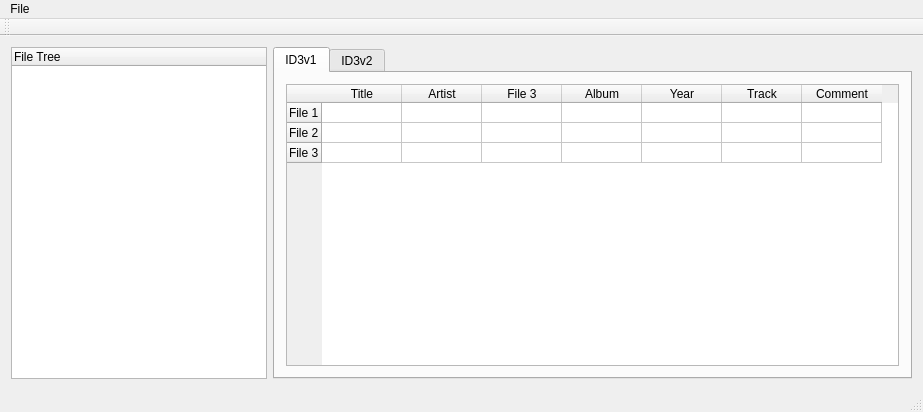
<?xml version="1.0" encoding="UTF-8"?>
<ui version="4.0">
 <class>tagreader</class>
 <widget class="QMainWindow" name="tagreader">
  <property name="geometry">
   <rect>
    <x>0</x>
    <y>0</y>
    <width>923</width>
    <height>412</height>
   </rect>
  </property>
  <property name="windowTitle">
   <string>tagreader</string>
  </property>
  <widget class="QWidget" name="centralWidget">
   <property name="sizePolicy">
    <sizepolicy hsizetype="Expanding" vsizetype="Expanding">
     <horstretch>1</horstretch>
     <verstretch>1</verstretch>
    </sizepolicy>
   </property>
   <layout class="QHBoxLayout" name="horizontalLayout">
    <item>
     <widget class="QTreeWidget" name="treeWidget">
      <property name="sizePolicy">
       <sizepolicy hsizetype="Preferred" vsizetype="Expanding">
        <horstretch>0</horstretch>
        <verstretch>0</verstretch>
       </sizepolicy>
      </property>
      <column>
       <property name="text">
        <string>File Tree</string>
       </property>
      </column>
     </widget>
    </item>
    <item>
     <widget class="QTabWidget" name="tabWidget">
      <property name="currentIndex">
       <number>0</number>
      </property>
      <widget class="QWidget" name="ID3v1">
       <attribute name="title">
        <string>ID3v1</string>
       </attribute>
       <layout class="QVBoxLayout" name="verticalLayout">
        <item>
         <widget class="QTableWidget" name="tableWidget">
          <property name="frameShape">
           <enum>QFrame::StyledPanel</enum>
          </property>
          <property name="frameShadow">
           <enum>QFrame::Sunken</enum>
          </property>
          <attribute name="horizontalHeaderDefaultSectionSize">
           <number>80</number>
          </attribute>
          <attribute name="horizontalHeaderMinimumSectionSize">
           <number>1</number>
          </attribute>
          <attribute name="verticalHeaderDefaultSectionSize">
           <number>20</number>
          </attribute>
          <row>
           <property name="text">
            <string>File 1</string>
           </property>
          </row>
          <row>
           <property name="text">
            <string>File 2</string>
           </property>
          </row>
          <row>
           <property name="text">
            <string>File 3</string>
           </property>
          </row>
          <column>
           <property name="text">
            <string>Title</string>
           </property>
          </column>
          <column>
           <property name="text">
            <string>Artist</string>
           </property>
          </column>
          <column>
           <property name="text">
            <string>File 3</string>
           </property>
          </column>
          <column>
           <property name="text">
            <string>Album</string>
           </property>
          </column>
          <column>
           <property name="text">
            <string>Year</string>
           </property>
          </column>
          <column>
           <property name="text">
            <string>Track</string>
           </property>
          </column>
          <column>
           <property name="text">
            <string>Comment</string>
           </property>
          </column>
         </widget>
        </item>
       </layout>
      </widget>
      <widget class="QWidget" name="ID3v2">
       <attribute name="title">
        <string>ID3v2</string>
       </attribute>
       <layout class="QVBoxLayout" name="verticalLayout_2">
        <item>
         <widget class="QTableWidget" name="tableWidget_2">
          <property name="frameShape">
           <enum>QFrame::StyledPanel</enum>
          </property>
          <property name="frameShadow">
           <enum>QFrame::Sunken</enum>
          </property>
          <attribute name="horizontalHeaderDefaultSectionSize">
           <number>80</number>
          </attribute>
          <attribute name="horizontalHeaderMinimumSectionSize">
           <number>1</number>
          </attribute>
          <attribute name="verticalHeaderDefaultSectionSize">
           <number>20</number>
          </attribute>
          <row>
           <property name="text">
            <string>File 1</string>
           </property>
          </row>
          <row>
           <property name="text">
            <string>File 2</string>
           </property>
          </row>
          <row>
           <property name="text">
            <string>File 3</string>
           </property>
          </row>
          <column>
           <property name="text">
            <string>Title</string>
           </property>
          </column>
          <column>
           <property name="text">
            <string>Artist</string>
           </property>
          </column>
          <column>
           <property name="text">
            <string>File 3</string>
           </property>
          </column>
          <column>
           <property name="text">
            <string>Album</string>
           </property>
          </column>
          <column>
           <property name="text">
            <string>Year</string>
           </property>
          </column>
          <column>
           <property name="text">
            <string>Track</string>
           </property>
          </column>
          <column>
           <property name="text">
            <string>Comment</string>
           </property>
          </column>
         </widget>
        </item>
       </layout>
      </widget>
     </widget>
    </item>
   </layout>
  </widget>
  <widget class="QMenuBar" name="menuBar">
   <property name="geometry">
    <rect>
     <x>0</x>
     <y>0</y>
     <width>923</width>
     <height>21</height>
    </rect>
   </property>
   <widget class="QMenu" name="menuMP3_Tag_Editor">
    <property name="title">
     <string>File</string>
    </property>
    <addaction name="actionOpen_File"/>
    <addaction name="actionOpen_Directory"/>
    <addaction name="actionMove_File"/>
    <addaction name="separator"/>
    <addaction name="actionSave_File"/>
    <addaction name="actionRevert"/>
   </widget>
   <addaction name="menuMP3_Tag_Editor"/>
  </widget>
  <widget class="QToolBar" name="mainToolBar">
   <attribute name="toolBarArea">
    <enum>TopToolBarArea</enum>
   </attribute>
   <attribute name="toolBarBreak">
    <bool>false</bool>
   </attribute>
  </widget>
  <widget class="QStatusBar" name="statusBar"/>
  <action name="actionOpen_File">
   <property name="text">
    <string>Open File</string>
   </property>
  </action>
  <action name="actionOpen_Directory">
   <property name="text">
    <string>Open Directory</string>
   </property>
  </action>
  <action name="actionMove_File">
   <property name="text">
    <string>Move File...</string>
   </property>
  </action>
  <action name="actionSave_File">
   <property name="text">
    <string>Save File</string>
   </property>
  </action>
  <action name="actionRevert">
   <property name="text">
    <string>Revert</string>
   </property>
  </action>
 </widget>
 <layoutdefault spacing="6" margin="11"/>
 <resources/>
 <connections/>
</ui>
